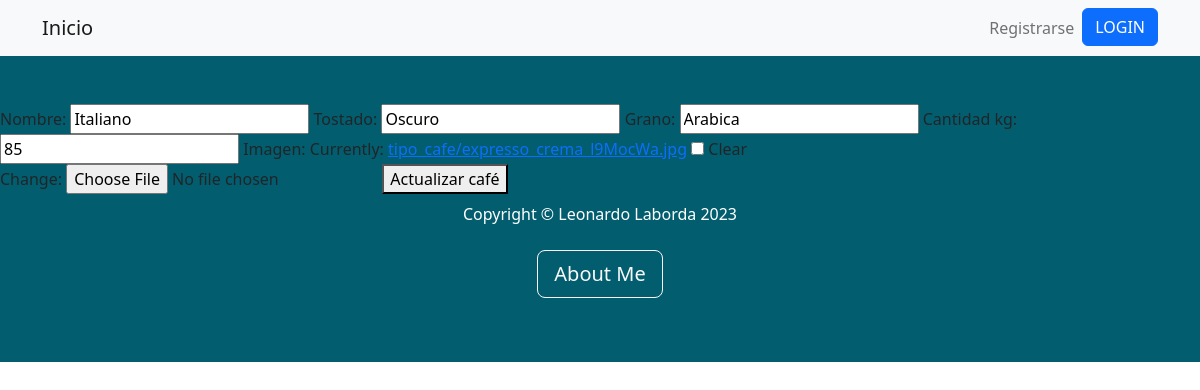
The page /tercera_entregaApp/cafeupdate/1/ on the database its author committed.
### tercera_entregaApp/models.py (models this page shows, shortened)
class Tipo_cafe(models.Model):
    nombre = models.CharField(max_length=50)
    tostado = models.CharField(max_length=50)
    grano = models.CharField(max_length=50)
    cantidad_kg = models.IntegerField()
    imagen = models.ImageField(upload_to='tipo_cafe/', blank=True, null=True)

### tercera_entregaApp/views.py (the view, shortened to what this page needs)
# urls.py: path('cafeupdate/<pk>/', Cafeupdate.as_view(), name="cafeupdate"),
class Cafeupdate(UpdateView):
    model = Tipo_cafe
    template_name = 'cafeupdate.html'
    fields = ('nombre', 'tostado', 'grano', 'cantidad_kg', 'imagen')
    success_url = '/tercera_entregaApp/'
    context_object_name = 'cafeup'

### tercera_entregaApp/templates/cafeupdate.html (shortened to what this page needs)
{% extends 'base.html' %}
{% load static %}
{% block herencia %}
<form action="{% url 'cafeupdate' cafeup.pk %}" method="POST" enctype="multipart/form-data">
  {{ form.as_table }}
  <button type="submit">Actualizar café</button>
</form>
{% endblock herencia %}

### rows shown on the page
Tipo_cafe: nombre "Italiano", tostado "Oscuro", grano "Arabica", cantidad_kg "85"
